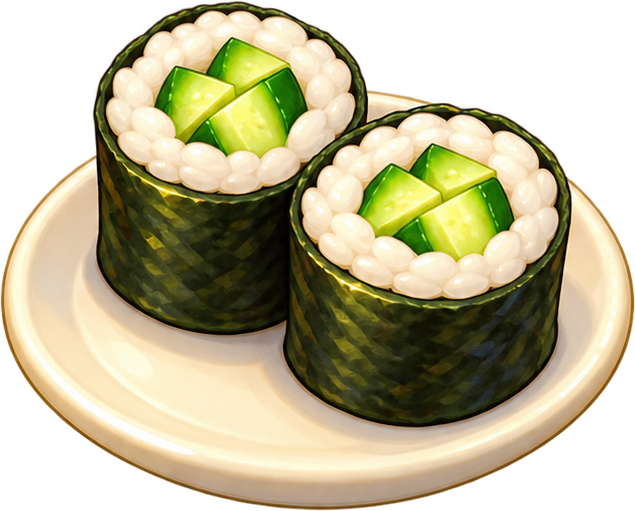
#> input picture prototypes/sushi-loop/assets/refinement/objects/customer-june/source/canonical-cucumber.png, 635 x 511 px, given in place of reopen-N-4x.png, which was not available
$ python derive-evidence.py
#> lines starting #> are read from the running program, lines starting #| are printed output that depends on the picture; pictures that were not available may be replaced by others from this repository, and a replacement may not be noted
from pathlib import Path
from PIL import Image,ImageChops,ImageDraw,ImageFilter
import json,hashlib,math,sys,shutil
sys.dont_write_bytecode=True
BASE=Path(__file__).resolve().parent.parent;EXP=BASE.parent.parent;C=EXP/'candidates/round-01';OUT=BASE/'captures'
sha=lambda p:hashlib.sha256(p.read_bytes()).hexdigest()
def summary(a,b,mask=None):
 a=a.convert('RGBA');b=b.convert('RGBA');aa=list(a.getdata());bb=list(b.getdata());mm=list(mask.getdata()) if mask else [255]*len(aa);pixels=[(i,x,y) for i,(x,y,m) in enumerate(zip(aa,bb,mm)) if m]
 if not pixels:return {'pixels':0}
 rgb=[[abs(x[k]-y[k]) for k in range(3)] for i,x,y in pixels]
 maxv=[max(p[k] for p in rgb) for k in range(3)];alpha=[max(0,x[3]-y[3]) for i,x,y in pixels]
 hits=sorted([(max(d),i,x,y) for (i,x,y),d in zip(pixels,rgb)],reverse=True)[:12]
 return {'pixels':len(pixels),'differentRGBPixels':sum(any(d) for d in rgb),'maxRGB':maxv,'meanRGB':[sum(p[k] for p in rgb)/len(rgb) for k in range(3)],'alphaDeficitPixels':sum(v>0 for v in alpha),'maxAlphaDeficit':max(alpha),'maxAbsAlphaDifference':max(abs(x[3]-y[3]) for i,x,y in pixels),'largestResidualLocations':[{'xy':[i%a.width,i//a.width],'nativeRGBA':x,'independentRGBA':y,'maxRGB':dv} for dv,i,x,y in hits]}
replays={};seams={}
for d,ang in {'N':math.pi,'E':math.pi/2,'S':0,'W':-math.pi/2}.items():
 raw=Image.open(OUT/f'reopen-{d}-4x.png').convert('RGBA');known=Image.open(C/f'native-{d}-4x.png').convert('RGBA');pub=raw.resize((384,704),Image.Resampling.BOX);pub.save(OUT/f'reopen-{d}-2x.png')
#> further down, raw is the input picture: PIL image 635x511 RGBA; mean R, G, B, A 120.3, 113.5, 81.5, 179.2
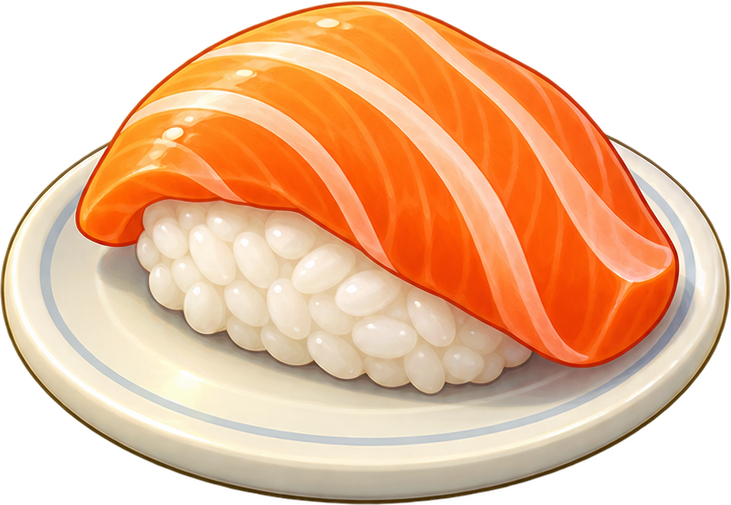
#> input picture prototypes/sushi-loop/assets/refinement/objects/customer-june/source/canonical-salmon.png, 731 x 505 px, given in place of native-N-4x.png, which was not available
#> further down, known is the input picture: PIL image 731x505 RGBA; mean R, G, B, A 168.8, 123.1, 89.1, 183.5
#> after `pub = raw.resize((384, 704), Image.Resampling.BOX)`:
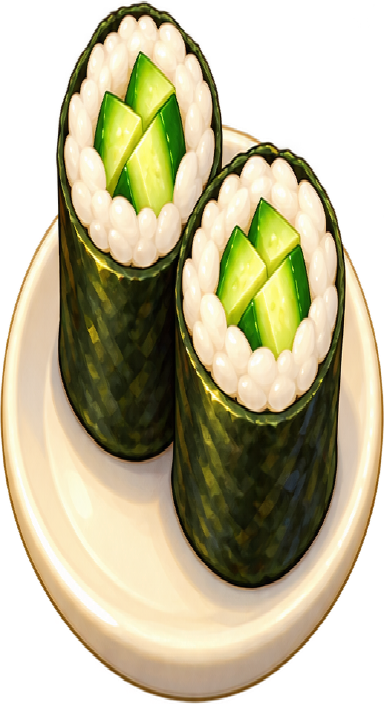
#> pub: PIL image 384x704 RGBA; mean R, G, B, A 120.4, 113.5, 81.6, 179.2; transparent parts drawn white
 mixed=Image.open(OUT/f'mixed3-{d}-4x.png').convert('RGBA');mixed2=mixed.resize((896,1216),Image.Resampling.BOX);mixed2.save(OUT/f'mixed3-{d}-2x.png')
#> after `mixed2 = mixed.resize((896, 1216), Image.Resampling.BOX)`:
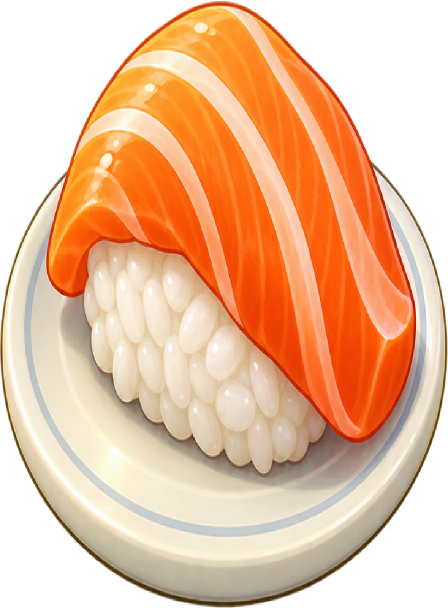
#> mixed2: PIL image 896x1216 RGBA (shown at 1/2 size); mean R, G, B, A 168.2, 122.6, 88.8, 183.5; transparent parts drawn white
#> (the run stopped early here; a loop or call above may not have finished)
